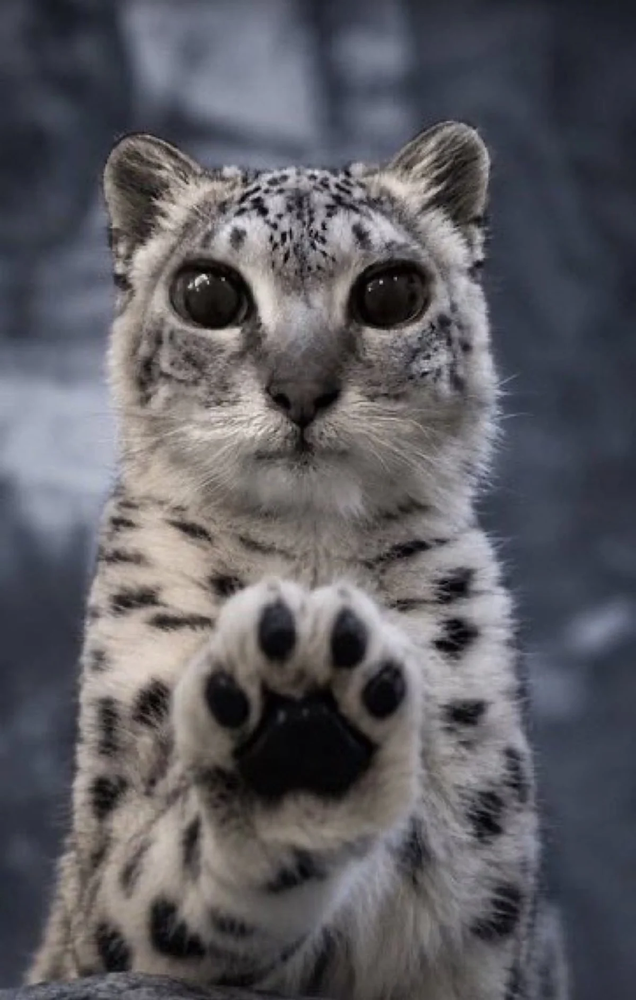
#> input picture images/cat1.png, 636 x 1000 px, shrunk from 1200 x 1888 before the run
$ python images_to_patterns.py ../images out.png
#> lines starting #> are read from the running program, lines starting #| are printed output that depends on the picture; after the words box and inside, x2 and y2 are one past the last pixel; in counts of white or black regions, pixels touching at a corner belong together
#!/usr/bin/env python3
"""
images_to_patterns.py
Konwertuje zdjęcia z katalogu na wzorce ±1 i zapisuje je do pliku .csv
(jeden wzorzec = jeden wiersz, spłaszczenie wierszami).

Przykład:
    python images_to_patterns.py cats/ cats-200x300.csv --width 200 --height 300
"""
import argparse
from pathlib import Path
import numpy as np
from PIL import Image, ImageOps

EXT = {".jpg", ".jpeg", ".png", ".bmp", ".webp"}


def to_pattern(path, width, height, threshold):
#> called with width = 200, height = 300, threshold = 'median'
    img = Image.open(path).convert("L")                      # skala szarości
    img = ImageOps.fit(img, (width, height), Image.LANCZOS)  # kadr do proporcji + skalowanie
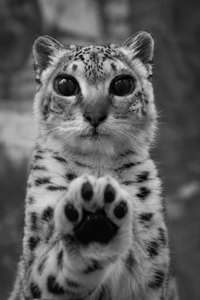
#> img: PIL image 200x300 L; min 1, max 224, mean 93.9
    img = ImageOps.autocontrast(img)                         # rozciągnięcie kontrastu
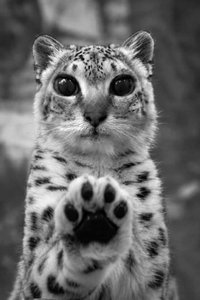
#> img: PIL image 200x300 L; min 0, max 254, mean 105.7
    a = np.asarray(img, dtype=float)
    thr = np.median(a) if threshold == "median" else a.mean()
#> thr = 97
    return np.where(a < thr, 1, -1)
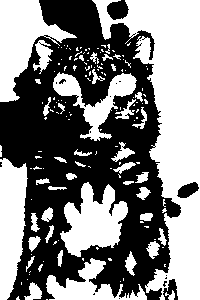
#> returned value: shape (300, 200) int64; values -1 (black) and 1 (white), 50% white; 153 white regions (108 under 20 px), largest, box (x1, y1, x2, y2) and area: (92, 0, 200, 300) 13586, (0, 0, 77, 102) 3452, (0, 158, 28, 300) 2960


def main():
    ap = argparse.ArgumentParser()
    ap.add_argument("input_dir")
    ap.add_argument("output_csv")
    ap.add_argument("--width", type=int, default=200)
    ap.add_argument("--height", type=int, default=300)
    ap.add_argument("--threshold", choices=["median", "mean"], default="median")
    args = ap.parse_args()

    files = sorted(p for p in Path(args.input_dir).iterdir() if p.suffix.lower() in EXT)
    if not files:
        raise SystemExit("Brak obrazów w katalogu.")

    pats = [to_pattern(f, args.width, args.height, args.threshold) for f in files]
#> call 2 of to_pattern, with width = 200, height = 300, threshold = 'median'
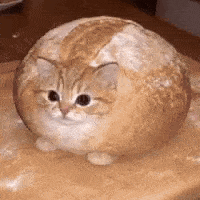
#> input picture images/cat2.png, 200 x 200 px
#> in to_pattern (call 2), `img = Image.open(path).convert("L")`:
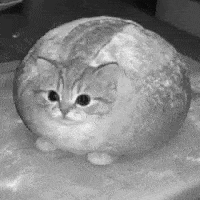
#> img: PIL image 200x200 L; min 10, max 238, mean 135.3
#> in to_pattern (call 2), `img = ImageOps.fit(img, (width, height), Image.LANCZOS)`:
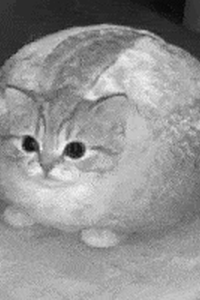
#> img: PIL image 200x300 L; min 5, max 250, mean 146.6
#> in to_pattern (call 2), `thr = np.median(a) if threshold == "median" else a.mean()`: thr = 159
#> in to_pattern (call 2), `return np.where(a < thr, 1, -1)`:
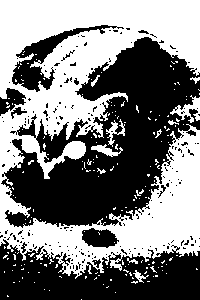
#> returned value: shape (300, 200) int64; values -1 (black) and 1 (white), 48.7% white; 187 white regions (175 under 20 px), largest, box (x1, y1, x2, y2) and area: (0, 0, 200, 279) 27687, (170, 95, 200, 123) 321, (106, 119, 125, 147) 175
#> pats = 2 items
    P = np.array([p.flatten() for p in pats])              # (p, height*width)
    np.savetxt(args.output_csv, P, fmt="%d", delimiter=",")

    print(f"Zapisano {len(files)} wzorców, N={P.shape[1]} ({args.height} wierszy x {args.width} kolumn)")
#| Zapisano 2 wzorców, N=60000 (300 wierszy x 200 kolumn)
    print(f"Dla data.py: shape = ({args.height}, {args.width})")
    C = P @ P.T / P.shape[1]
#> C = [[1, 0.0531], [0.0531, 1]]
    iu = np.triu_indices(len(P), 1)
#> iu = ([0], [1])
    if len(P) > 1:
        print(f"Średnia |korelacja| między wzorcami: {np.abs(C[iu]).mean():.2f}")
#| Średnia |korelacja| między wzorcami: 0.05


if __name__ == "__main__":
    main()
